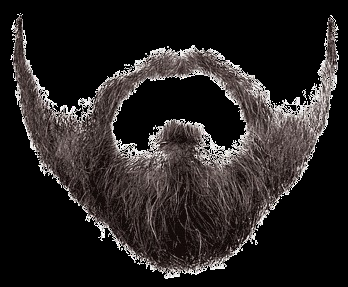
#> input picture assets/barba.png, 348 x 287 px
$ python main.py
#> lines starting #> are read from the running program, lines starting #| are printed output that depends on the picture; after the words box and inside, x2 and y2 are one past the last pixel; in counts of white or black regions, pixels touching at a corner belong together
### effects.py
import cv2
import numpy as np
import random

#caricamento immagini una sola volta
barba = cv2.imread("assets/barba.png", cv2.IMREAD_UNCHANGED)
#> barba is the input picture: shape (287, 348, 4); mean B, G, R, A 34.6, 35.2, 39.2, 88.5
cappello = cv2.imread("assets/cappello3.png", cv2.IMREAD_UNCHANGED)
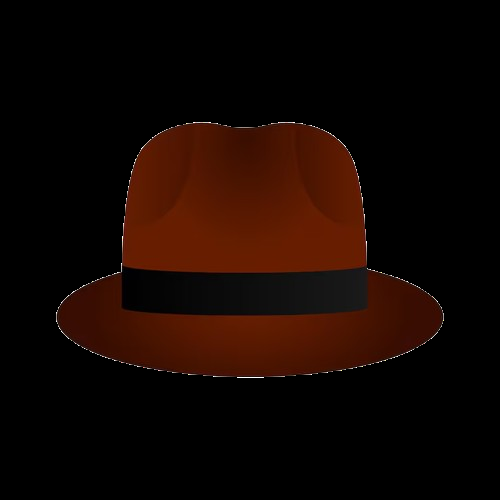
#> input picture assets/cappello3.png, 500 x 500 px
#> cappello is the input picture: shape (500, 500, 4); mean B, G, R, A 1.4, 6.2, 19.5, 67.9
occhiali = cv2.imread("assets/occhiali.png", cv2.IMREAD_UNCHANGED)
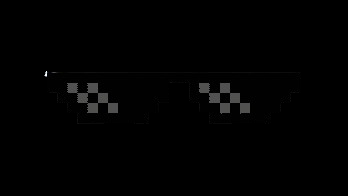
#> input picture assets/occhiali.png, 348 x 196 px
#> occhiali is the input picture: shape (196, 348, 4); mean B, G, R, A 1.7, 1.7, 1.7, 38.3

#stati globali per tracciamento, scia video e logica di gioco
riconoscimentoFaccia = cv2.CascadeClassifier(cv2.data.haarcascades + 'haarcascade_frontalface_default.xml')
riconoscimentoOcchi = cv2.CascadeClassifier(cv2.data.haarcascades + 'haarcascade_eye.xml')

#cose relative al gioco
gioco_punteggio = 0
gioco_palla_x = 320
gioco_palla_y = 0
gioco_palla_velocita = 6


#funzione di appoggio per barba, cappello e occhali

#parametri sono coordinate e grandezza dell' immagine da sovrappore
# [206 lines left out: functions ApplicaEffetto, Cappello, Barba, Occhiali, MotionBlur, GiocoNaso, not called in this run]

### filters.py
import cv2
import numpy as np
import random

#stati globali riutilizzati per evitare allocazioni continue in memoria
matrix_posizioni_y = None   #lista globale x tenere traccia altezza della pioggia matrix
#->se fotocamera ridimensionata->matrix_pos_y e tinta_verde_cached devono essere ricalcolate
matrix_caratteri = [str(x) for x in range(10)] + ['X', 'V', 'M', 'O', 'K', '#', '*', '%', '$', '@']
dim_font_matrix = 11    #dimensioni caratteri->va a definire quante colonne ci saranno
tinta_verde_cached = None   #matrice un po verde per fare effetto matrix

#cache per le vignette per evitare di rifare calcoli
_cache_w, _cache_h = 0, 0
_maschera_vignetta = None

#variabili locali specifiche per i filtri temporali e spaziali

framePrecedente = None

#per motion blur sotto simulato
kernel_motion_blur = None   #piccola matrice di numeri che indica come mixare i pixel per avere x effetto

#funzione di appoggio
def Ottieni_maschera_vignetta(w, h):
    #global pk è da modificare e non solo da leggere
    global _cache_w, _cache_h, _maschera_vignetta
    if w != _cache_w or h != _cache_h:

        #vettori che hanno valori che sono basati sulla campana di gauss,
        kernel_x = cv2.getGaussianKernel(w, w / 2)  #orizzontale larga x e con morbidezza nell appiatirsi stablita dal 2 param
        kernel_y = cv2.getGaussianKernel(h, h / 2)  #verticale alta h ecc

        #.T =trasporta=ruota striscia di numeri, in particolare modo ne ruota una concretamente così che viene
        #fuori moltiplcazioni tra verticale e orizzontale->matrice
        #dove valore max al centro e mentre si va verso gli angoli diminuisce
        mask = kernel_y * kernel_x.T

        #faccio in modo che tutti i valori siano tra 0 e 1 (1 al centro , 0 negli angoli)
        #e le salvo globalmente così da non doverle ricalcolare dopo
        #se la dimensione del frame (modificare dimensione fotocamera) non è cambiata(vedi if sopra)
        _maschera_vignetta = mask / mask.max()
        _cache_w, _cache_h = w, h
    return _maschera_vignetta


#trasforma immagine in scala di grigi
def ScalaGrigi(frame):
    return cv2.cvtColor(frame, cv2.COLOR_BGR2GRAY)

#fa immagine al contrario
def Negativo(frame):
    return cv2.bitwise_not(frame)

#applica colori stile foto del 1800
# [36 lines left out: functions Seppia, Solarizzazione, EffettoTermicoHeatMap, not called in this run]

#specchia immagine lungo asse y
def SpecchioVerticale(frame):
    return cv2.flip(frame, 1)

#specchia immagine lungo asse x
def SpecchioOrizzontale(frame):
    return cv2.flip(frame, 0)

#specchia immagine lungo asse y e x
def SpecchioTotale(frame):
    return cv2.flip(frame, -1)

#fa effetto mosaico rendendo l'immagine un insieme di pixel
# [73 lines left out: functions Pixelate, Duplica, Cartoon, Vignetta, not called in this run]


#sfrutta lo stesso concetto della vignetta ma mandandolo in overflow
#effetto molto strano
def Crazy(frame):
    h, w = frame.shape[:2]
    mask = Ottieni_maschera_vignetta(w, h)[..., np.newaxis]
    return (frame * mask*5).astype(np.uint8)


#effeetto pioggia di caratteri su sfondo verde come in matrix
# [188 lines left out: functions Matrix, Glitch, EffettoLavagna, RilevamentoMovimento, Ghost, MotionBlurSimulato, not called in this run]

### ui.py
import cv2

#dizionario tasto->filtro
TUTTI_FILTRI = [
    ('0', 'Normale'), ('1', 'Grigio'), ('2', 'Negativo'), ('3', 'Seppia'), ('4', 'Termico'),
    ('5', 'Solarizza'), ('6', 'Cartoon'), ('7', 'Lavagna'), ('8', 'Pixel'), ('9', 'Matrix'),
    ('A', 'Specchio O'), ('B', 'Specchio V'), ('C', 'Specchio T'), ('D', 'Duplica'),
    ('E', 'Crazy'), ('F', 'Glitch'), ('G', 'Movimento'), ('H', 'Ghost'), ('N', 'Blur Mosso'),
    ('J', 'Occhiali'), ('K', 'Cappello'), ('L', 'Barba'), ('M', 'Vignetta'),
    ('Z', 'Gioco')
]

filtri_per_pagina = 5
tot_pagine = (len(TUTTI_FILTRI) + filtri_per_pagina - 1) // filtri_per_pagina  # trova il numero totale di pagine arrotondato per eccesso
font = cv2.FONT_HERSHEY_SIMPLEX

#funzione x disegnare graficamente
def DisegnaHUD(frame, filtro_corrente, n_facce, fps, in_registrazione, pagina_attuale, sfocatura, modalita_automatica,
     durata_filtro=3.0):
    h, w = frame.shape[:2]      #altezza, larghezza

    #logica delle pagine
    inizio = pagina_attuale * filtri_per_pagina     #trova indice dei filtri di quella pagina da visualizzare
    fine = inizio + filtri_per_pagina                   #trova ultimo di quei filtri
    filtri_da_mostrare = TUTTI_FILTRI[inizio:fine]  #li seleziona

    #barra filtri in basso
    #parte da bordo a sinistra (0 e alza di 65 pixel) fino agli estremi (w,h), grigio molto scuro e riempito
    cv2.rectangle(frame, (0, h - 65), (w, h), (20, 20, 20), -1)
    #traccia linea verde per effetto graifco
    cv2.line(frame, (0, h - 65), (w, h - 65), (0, 255, 0), 1)

    #informazioni relative a quella pagina
    testo_pag = f"PAG {pagina_attuale + 1}/{tot_pagine}"    #parte da 0 a contare

    cv2.putText(frame, testo_pag, (15, h - 40), font, 0.35, (0, 255, 0), 1)
    cv2.putText(frame, "[ < ]  [ > ]", (12, h - 15), font, 0.35, (150, 150, 150), 1)

    #disegno i filtri della pagina attuale
    spazio = (w - 120) // filtri_per_pagina     #toglie lo spazio dedicato a sx per "PAG X/Y) e le ><" e lo divide per trovare i pixel dedicati ad ogni filtro

    #per i da 0 a 4
    for i, (tasto, nome) in enumerate(filtri_da_mostrare):
        x_pos = 120 + (i * spazio)  #trova le coordinate di ognuno (120, 120+spazio, 120+2*spazio ecc)

        #se quello che sta disegnando è anche quello attivo
        attivo = nome.lower() == filtro_corrente.lower()
        if attivo:
            colore = (0, 255, 0)  #verde
            spessore=2
        else:
            colore = (180, 180, 180)  #grigio chiaro
            spessore=1

        #scrive il tasto da premere
        cv2.putText(frame, f"[{tasto}]", (x_pos, h - 40), font, 0.4, (0, 255, 255), 1)
        #scrive il nome del filtro
        cv2.putText(frame, nome, (x_pos, h - 15),font, 0.45, colore, spessore)

    #statistiche del box in alto a destra (fps, facce ecc)

    #rettangolo nero riempito
    cv2.rectangle(frame, (w - 190, 10), (w - 10, 130), (0, 0, 0), -1)
    #linea verde
    cv2.rectangle(frame, (w - 190, 10), (w - 10, 130), (0, 255, 0), 1)


    #mostra sempre il filtro attivo (sia in manuale che in automatico)

    #stampa filtro attivo in azzurro
    cv2.putText(frame, f"FILTRO: {filtro_corrente.upper()}", (w - 180, 32), font, 0.38, (0, 255, 255), 1)
    #e il numero di facce in bianco
    cv2.putText(frame, f"FACCE: {n_facce}", (w - 180, 53), font, 0.38, (255, 255, 255), 1)


    if fps > 20:
        col_fps = (0, 255, 0)  #verde se fluido
    else:
        col_fps = (0, 0, 255)  #rosso se sta x crashare

    cv2.putText(frame, f"FPS: {int(fps)}", (w - 180, 74), font, 0.38, col_fps, 1)

    #indicatore grafico sfocatura
    if sfocatura:
        testo_sfocatura = "SFOCATURA [Y]: ON"
        colore_sfocatura = (0, 255, 0)  #verde
    else:
        testo_sfocatura = "SFOCATURA [Y]: OFF"
        colore_sfocatura = (0, 0, 255)  #rosso

    cv2.putText(frame, testo_sfocatura, (w - 180, 97), font, 0.38, colore_sfocatura, 1, cv2.LINE_AA)

    # indicatore grafico modalità automatica
    if modalita_automatica:
        testo_auto = f"AUTO MODE [X]: ON ({int(durata_filtro)}s)"
        colore_auto = (0, 255, 0)  #verde
    else:
        testo_auto = f"AUTO MODE [X]: OFF ({int(durata_filtro)}s)"
        colore_auto = (0, 0, 255)  #rosso

    cv2.putText(frame, testo_auto, (w - 180, 118), font, 0.38, colore_auto, 1, cv2.LINE_AA)

#disegna indicatore grafico in fase di registrazione
def DisegnaRec(frame):
    cv2.circle(frame, (25, 25), 8, (0, 0, 255), -1)
    cv2.putText(frame, "REC", (42, 32), font, 0.6, (0, 0, 255), 2)

#idem x per lo screen
# [26 lines left out: functions DisegnaFeedbackScreenshot, EtichettaPersonalizzata, not called in this run]

### main.py
import cv2
import datetime #per gestire salvataggio foto e video
import time #gestisce tipo fps ecc
import effects  #altri file
import filters
import ui
import os


def main():

    cattura = cv2.VideoCapture(0)
    cv2.namedWindow("Webcam", cv2.WINDOW_NORMAL)    #finestra "flessibile"

    #valor iniziali di default
    filtroAttuale = "normale"   #memorizza il filtro tra diversi frame
    sfocatura = False   #attivabile con Y

    in_registrazione = False
    video_writer = None
    timer_feedback_screen = 0   #contatore di fotogrammi-indicatore per stabilire tempo tra uno screen e l' altro

    #gestione scorrimento pagine dei filtri
    pagina_attuale = 0
    filtri_per_pagina = 5

    #serve per fare in modo che anche quando c'è un solo filtro in più faccia len(..)+4 in modo tale da creare pagina in più
    #è più "efficiente" rispetto a lavorare con virgole ed altre operazioni per arrotondare x eccesso
    max_pagine = (len(ui.TUTTI_FILTRI) + filtri_per_pagina - 1) // filtri_per_pagina    #formula x calcolare tutte le pagine

    MAPPA_TASTI = {
        ord('0'): "normale",
        ord('1'): "grigio",
        ord('2'): "negativo",
        ord('3'): "seppia",
        ord('4'): "termico",
        ord('5'): "solarizza",
        ord('6'): "cartoon",
        ord('7'): "lavagna",
        ord('8'): "pixel",
        ord('9'): "matrix",

        #specchi e cose simili
        ord('a'): "specchio o", ord('A'): "specchio o",
        ord('b'): "specchio v", ord('B'): "specchio v",
        ord('c'): "specchio t", ord('C'): "specchio t",
        ord('d'): "duplica", ord('D'): "duplica",

        #effetti relativi a distorsioni o cose che corrompono tutto
        ord('e'): "crazy", ord('E'): "crazy",
        ord('f'): "glitch", ord('F'): "glitch",
        ord('g'): "movimento", ord('G'): "movimento",
        ord('h'): "ghost", ord('H'): "ghost",
        ord('n'): "blur mosso", ord('N'): "blur mosso",

        #effetti x cui serve riconoscimento facciale/oculare
        ord('j'): "occhiali", ord('J'): "occhiali",
        ord('k'): "cappello", ord('K'): "cappello",
        ord('l'): "barba", ord('L'): "barba",

        #random
        ord('m'): "vignetta", ord('M'): "vignetta",

        #specie di minigioco
        ord('z'): "gioco", ord('Z'): "gioco"
    }

    #modalità di autoscorrimento
    modalita_automatica = False
    ultimo_cambio_tempo = time.time()   #inizializzazione all'inizio serve se attivo mod automatica , salva orario attuale per capire quando passano i 3 ss
    intervallo_cambio = 3.0  #ogni quanti secondi cambia un filtro in modalità automatica

    #faccio lista prendendo lista da ui.py
    #escludo "gioco" seguendo ordine visivo dei filtri della barra grafica
    lista_filtri_auto = [
        nome_filtro.lower()
        for _, nome_filtro in ui.TUTTI_FILTRI       #li mette tutti in minuscol tranne gioco
            if nome_filtro.lower() not in ["gioco"]
    ]
    indice_filtro_auto = 0  #partirà dal primo

    while True:
        start_time = time.time()    #serve per calcolare fps
        ret, frame = cattura.read()
        if not ret: #se operazione di leettura non riuscita allora esci
            break

        frame = cv2.flip(frame, 1)  #lo inverte rispetto asse y

        #rilevamento facce che poi mostra in alto a destra
        grigio = cv2.cvtColor(frame, cv2.COLOR_BGR2GRAY)    #trasforma in scala di grigi->algoritmi più efficienti

        #con scala di riduzione dell' immagine a 1.3, fa tante immagini ogni volta ridotte del 30% per trovare volti anche molto grandi (vicini alla fotocamera)
        #5->accetta la faccia solo se ci sono almeno 5 rettangoli di rilevamento sovrapposti
        facce_rilevate = effects.riconoscimentoFaccia.detectMultiScale(grigio, 1.3, 5)
        n_facce = len(facce_rilevate)

        #prende il tasto di input e prende solo l'ultima parte per essere compatibile con diversi OS ecc
        #prende solo ultimi 8 bit, in modo tale da renderlo compatibile con tutti i sistemi
        tasto = cv2.waitKey(1) & 0xFF

        if tasto == ord('q') or tasto == ord('Q'):
            break

        #scorre le pagine dei filtri
        #pagina sinistra
        if tasto == ord('<'):
            pagina_attuale = (pagina_attuale - 1) % max_pagine  #se era alla 0 e torna indietro, allora va all'ultima -1%max_pagine=ultima pagina
        #pagina destra
        elif tasto == ord('>'):
            pagina_attuale = (pagina_attuale + 1) % max_pagine  #se eri all' ultima e vai avanti allora torni alla prima (numero 0)

        if tasto == ord('y') or tasto == ord('Y'):  #mette la sfuocatura o la toglie
            sfocatura = not sfocatura

        if tasto == ord('x') or tasto == ord('X'):  #attiva la modalita automatica o la toglie
            modalita_automatica = not modalita_automatica
            if modalita_automatica:
                ultimo_cambio_tempo = time.time()   #salva il tempo corrente perchè da qua in poi inizierà a contare i 3s

                #se premiamo X e stavamo visualizzando manualmente un filtro valido
                #l'indice si allinea e il ciclo automatico partirà sa quel filtro in poi
                if filtroAttuale in lista_filtri_auto:  #quindi tutti tranne il gioco (ma messo così è più scalabilre rispetto a controllare solo !="gioco")
                    indice_filtro_auto = lista_filtri_auto.index(filtroAttuale) #trova indice del filtro attuale così da ripartire da quello subito dopo e non dallo 0 ogni volta
                else:
                    indice_filtro_auto = -1     #se avevo selezionato "gioco"->dopo ripartirà da 0


        #controlla solo se è ora di cambiare filtro
        if modalita_automatica:
            tempo_corrente = time.time()    #prende il tempo
            if tempo_corrente - ultimo_cambio_tempo >= intervallo_cambio:   #controlla se è >=3secondi  ->eventualmente cambia filtro

                indice_filtro_auto = (indice_filtro_auto + 1) % len(lista_filtri_auto)  #scorrimento ciclico col %
                #rispetto a qualche riga sopra quando indice_ecc=-1 in questo caso verrebbe messo a 0, e quindi partirebbe dallo 0

                filtroAttuale = lista_filtri_auto[indice_filtro_auto]   #aggiorna il filtro attuale
                ultimo_cambio_tempo = tempo_corrente    #e salva ultimo timestamp


        #mod automatica già attivo a io cerco di cambiare filtro manualmente
        #cambio filtro manualmente
        if tasto in MAPPA_TASTI:    #controlla se esiste come chiave nel dizionario
            filtroAttuale = MAPPA_TASTI[tasto]  #prende il valore associato alla chiave

            #se cambio filtro manualmente mentre mod automatica è attiva
            #trova posizione del nuovo filtro nella lista automatica
            if filtroAttuale in lista_filtri_auto:  #controlla sostanzialmente se non è gioco
                indice_filtro_auto = lista_filtri_auto.index(filtroAttuale) #prende il corrispettivo indice
            else:
                indice_filtro_auto = -1  #se metto gioco allora diventa -1
            ultimo_cambio_tempo = time.time()   #reseetto il timer così da vedere il filtro x 3 secondi

        #applico il filtro
        if filtroAttuale == "gioco":
            frame = effects.GiocoNaso(frame)
        elif filtroAttuale == "grigio":
            frame = cv2.cvtColor(filters.ScalaGrigi(frame), cv2.COLOR_GRAY2BGR)
        elif filtroAttuale == "negativo":
            frame = filters.Negativo(frame)
        elif filtroAttuale == "seppia":
            frame = filters.Seppia(frame)
        elif filtroAttuale == "termico":
            frame = filters.EffettoTermicoHeatMap(frame)
        elif filtroAttuale == "pixel":
            frame = filters.Pixelate(frame)
        elif filtroAttuale == "cartoon":
            frame = filters.Cartoon(frame)
        elif filtroAttuale == "crazy":
            frame = filters.Crazy(frame)
        elif filtroAttuale == "vignetta":
            frame = filters.Vignetta(frame)
        elif filtroAttuale == "solarizza":
            frame = filters.Solarizzazione(frame)
        elif filtroAttuale == "duplica":
            frame = filters.Duplica(frame)
        elif filtroAttuale == "ghost":
            frame = filters.Ghost(frame)
        elif filtroAttuale == "blur mosso":
            frame = filters.MotionBlurSimulato(frame)
        elif filtroAttuale == "specchio v":
            frame = filters.SpecchioVerticale(frame)
        elif filtroAttuale == "specchio o":
            frame = filters.SpecchioOrizzontale(frame)
        elif filtroAttuale == "specchio t":
            frame = filters.SpecchioTotale(frame)
        elif filtroAttuale == "movimento":
            frame = filters.RilevamentoMovimento(frame)
        elif filtroAttuale == "matrix":
            frame = filters.Matrix(frame)
        elif filtroAttuale == "glitch":
            frame = filters.Glitch(frame)
        elif filtroAttuale == "lavagna":
            frame = filters.EffettoLavagna(frame)
        elif filtroAttuale == "barba":
            frame = effects.Barba(frame, facce_rilevate)
        elif filtroAttuale == "cappello":
            frame = effects.Cappello(frame, facce_rilevate)
        elif filtroAttuale == "occhiali":
            frame = effects.Occhiali(frame, facce_rilevate)

        #sfondo sfuocato, facce no
        if sfocatura:
            frame = effects.MotionBlur(frame, facce_rilevate)

        #disegna etichette sopra le facce se presenti
        if n_facce > 0:
            frame = ui.EtichettaPersonalizzata(frame, facce_rilevate)

        #screen dopo applicazione del filtro
        if tasto == ord('s') or tasto == ord('S'):
            cartella_output="outputImages"
            #se la cartella non esiste la crea
            if not os.path.exists(cartella_output):
                os.makedirs(cartella_output)
            nome = f"outputImages/IMG_{datetime.datetime.now().strftime('%H%M%S')}.jpg"
            cv2.imwrite(nome, frame)
            timer_feedback_screen = 15  #mostra avviso che immagine è stata scattata

        #idem x screen
        if tasto == ord('r') or tasto == ord('R'):
            cartella_video_output="outputVideos"

            #se cartella non esiste crea
            if not os.path.exists(cartella_video_output):
                os.makedirs(cartella_video_output)

            if not in_registrazione:    #vuol dire che non stavo registrando e quindi voglio iniziare la registrazione
                nome = f"outputVideos/VID_{datetime.datetime.now().strftime('%H%M%S')}.mp4"
                fourcc = cv2.VideoWriter_fourcc(*'mp4v')    #parametro serve per renderlo più leggere e comprimerlo

                #inizializza il videowriter=20=numero di fps; frame.shape[1]ecc sono le dimensioni del frame da passare obbligatoriamente al metodo
                video_writer = cv2.VideoWriter(nome, fourcc, 20.0, (frame.shape[1], frame.shape[0]))
                in_registrazione = True #segna che il video è partito
            else:   #vuole fermare il video

                #smette di scrivere nel video   e lo salva
                video_writer.release()
                video_writer = None #lo annulla per efficienza e controlli più sicuri sotto
                in_registrazione = False    #e resetta stato di registrazione


        if in_registrazione and video_writer:
            video_writer.write(frame)   #scrive effettivamente dentro al video il frame attuale

        fps = 1.0 / (time.time() - start_time)  #calcola il tempo che ci ha messo x fare tutto questo
        ui.DisegnaHUD(frame, filtroAttuale, n_facce, fps, in_registrazione, pagina_attuale, sfocatura, modalita_automatica, intervallo_cambio)

        if in_registrazione:
            ui.DisegnaRec(frame)    #disegno indicatore video

        if timer_feedback_screen > 0:   #indicatore grafico dello screen
            ui.DisegnaFeedbackScreenshot(frame) #mostra notifica screen
            timer_feedback_screen -= 1  #diminusce ad ogni ciclo

        cv2.imshow("Webcam", frame) #mostra la videocamera con il frame modificatao

    cattura.release()   #spegne cam e rilascia risorse
    if video_writer:
        video_writer.release()  #se si stava registrando e si chiude tutto allora interrompe e salva il video
    cv2.destroyAllWindows() #chiude le finestre grafiche


if __name__ == '__main__':
    main()
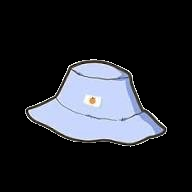
#> input picture assets/cappello.png, 192 x 192 px, given in place of the camera
#> in main, frame is the input picture: shape (192, 192, 3); mean B, G, R 45.4, 39.7, 37.6
#> in main, `grigio = cv2.cvtColor(frame, cv2.COLOR_BGR2GRAY)`:
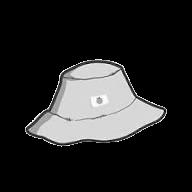
#> grigio: shape (192, 192); min 0, max 255, mean 39.7
#> in main, `facce_rilevate = effects.riconoscimentoFaccia.detectMultiScale(grigio,..`: facce_rilevate = ()
#> in main, `n_facce = len(facce_rilevate)`: n_facce = 0
#> (key e is pressed here)
#> in DisegnaHUD, `fine = inizio + filtri_per_pagina`: fine = 5
#> in DisegnaHUD, `filtri_da_mostrare = TUTTI_FILTRI[inizio:fine]`: filtri_da_mostrare = [('0', 'Normale'), ('1', 'Grigio'), ('2', 'Negativo'), ('3', 'Seppia'), ('4', 'Termico')]
#> in DisegnaHUD, `cv2.line(frame, (0, h - 65), (w, h - 65), (0, 255, 0), 1)`: frame: shape (192, 192, 3); mean B, G, R 32.2, 26.3, 33.4
#> in DisegnaHUD, `testo_pag = f"PAG {pagina_attuale + 1}/{tot_pagine}"`: testo_pag = 'PAG 1/5'
#> in DisegnaHUD, `cv2.putText(frame, testo_pag, (15, h - 40), font, 0.35, (0, 255, 0), 1)`: frame: shape (192, 192, 3); mean B, G, R 32.1, 26.9, 33.3
#> in DisegnaHUD, `cv2.putText(frame, "[ < ]  [ > ]", (12, h - 15), font, 0.35, (150, 150..`:
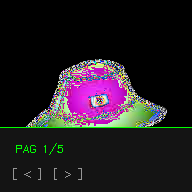
#> frame: shape (192, 192, 3); mean B, G, R 32.5, 27.3, 33.6
#> the loop in DisegnaHUD, `for i, (tasto, nome) in enumerate(filtri_da_mostrare):` made 5 passes
#> (tasto, nome, x_pos) on passes 1 to 5: ('0', 'Normale', 120), ('1', 'Grigio', 134), ('2', 'Negativo', 148), ('3', 'Seppia', 162), ('4', 'Termico', 176)
#> after the loop in DisegnaHUD, `for i, (tasto, nome) in enumerate(filtri_da_mostrare):`:
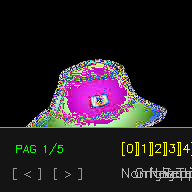
#> frame: shape (192, 192, 3); 1.61% of pixels changed, all inside (x1, y1, x2, y2) = (122, 142, 192, 181)
#> in DisegnaHUD, `cv2.putText(frame, testo_auto, (w - 180, 118), font, 0.38, colore_auto..`:
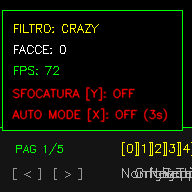
#> frame: shape (192, 192, 3); mean B, G, R 8.9, 17.5, 17.5
